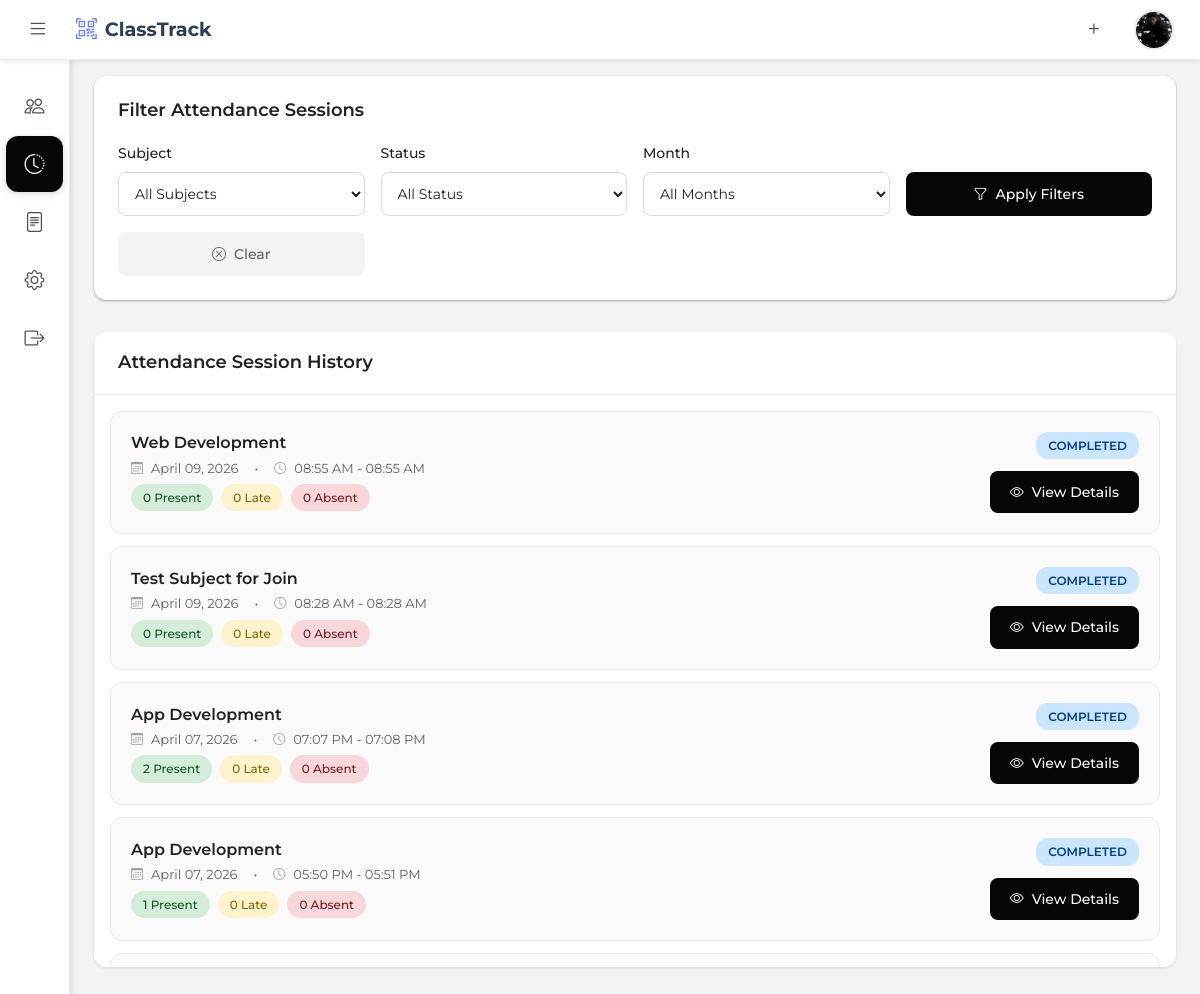
Page /teacher/attendance_session_history.php (signed in) on the earlier database version.
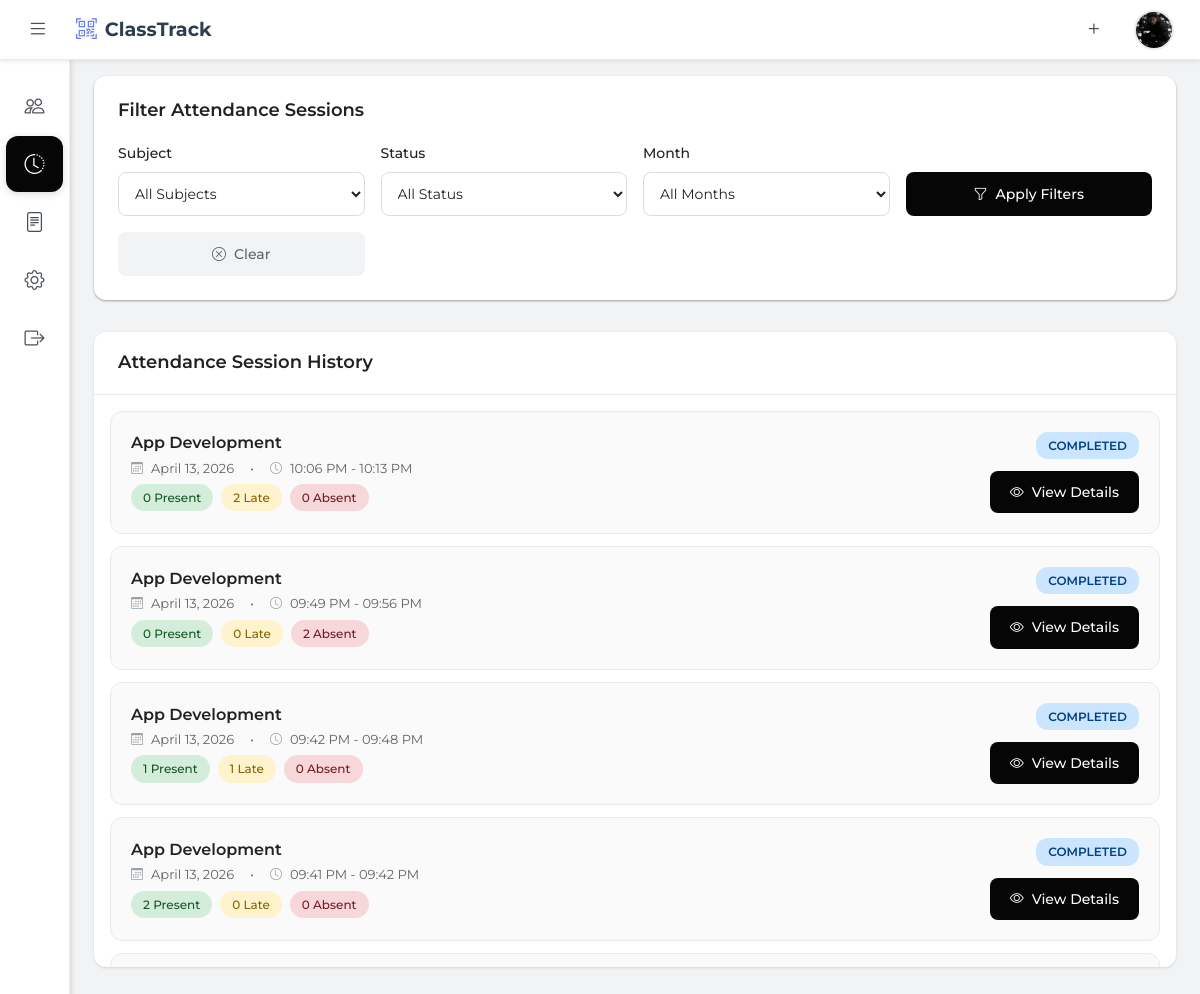
Same page on the later database version.
### tables this page shows
CREATE TABLE `attendancesessions` (
  `SessionID` int(11) NOT NULL,
  `SubjectID` int(11) NOT NULL,
  `SessionDate` date NOT NULL,
  `StartTime` time NOT NULL,
  `EndTime` time DEFAULT NULL,
  `Status` enum('Active','Closed') DEFAULT 'Active'
);

CREATE TABLE `subjects` (
  `SubjectID` int(11) NOT NULL,
  `SubjectCode` varchar(20) NOT NULL,
  `SubjectName` varchar(100) NOT NULL,
  `TeacherID` int(11) NOT NULL,
  `Schedule` varchar(100) DEFAULT NULL,
  `ClassName` varchar(100) NOT NULL,
  `SectionName` varchar(50) NOT NULL
);

### teacher/attendance_session_history.php (the view, shortened to what the rows shown need)
<?php
require_once '../config/database.php';
$user_id = $_SESSION['user_id'];
try {
    $teacher_stmt = $db->prepare("SELECT t.TeacherID FROM teachers t JOIN users u ON t.UserID = u.UserID WHERE u.UserID = ? AND u.Role = 'Teacher'");
    $teacher_stmt->execute([$user_id]);
    $teacher_data = $teacher_stmt->fetch(PDO::FETCH_ASSOC);
    $teacher_id = $teacher_data ? $teacher_data['TeacherID'] : null;
    $query = "SELECT
                s.SessionID,
                s.SubjectID,
                s.SessionDate,
                s.StartTime,
                s.EndTime,
                s.Status,
                sub.SubjectName,
                sub.SubjectCode,
                sub.ClassName,
                sub.SectionName,
                (SELECT COUNT(*) FROM enrollments e WHERE e.SubjectID = s.SubjectID) as total_students,
                (SELECT COUNT(*) FROM attendancerecords ar WHERE ar.SessionID = s.SessionID AND ar.AttendanceStatus = 'Present') as present_count,
                (SELECT COUNT(*) FROM attendancerecords ar WHERE ar.SessionID = s.SessionID AND ar.AttendanceStatus = 'Late') as late_count,
                (SELECT COUNT(*) FROM attendancerecords ar WHERE ar.SessionID = s.SessionID AND ar.AttendanceStatus = 'Absent') as absent_count
              FROM attendancesessions s
              JOIN subjects sub ON s.SubjectID = sub.SubjectID
              WHERE sub.TeacherID = ?
              ORDER BY s.SessionDate DESC, s.StartTime DESC";
    $stmt = $db->prepare($query);
    $stmt->execute([$teacher_id]);
    $sessions = $stmt->fetchAll(PDO::FETCH_ASSOC);
} catch(PDOException $e) {
    error_log("Database Error: " . $e->getMessage());
    $sessions = [];
    $subjects = [];
} catch(Exception $e) {
    error_log("Error: " . $e->getMessage());
    $sessions = [];
    $subjects = [];
}
function mapStatus($status) {
    return $status === 'Closed' ? 'Completed' : $status;
}
?>
<!DOCTYPE html>
<html lang="en">
<head>
    <link href="https://cdn.jsdelivr.net/npm/bootstrap@5.3.0/dist/css/bootstrap.min.css" rel="stylesheet">
    <link rel="stylesheet" href="https://cdn.jsdelivr.net/npm/bootstrap-icons@1.11.0/font/bootstrap-icons.css">
    <link rel="stylesheet" href="../assets/css/navbar.css">
    <link rel="stylesheet" href="../assets/css/sidebar.css">
    <link rel="stylesheet" href="../assets/css/attendance_session_history.css">
    <link rel="stylesheet" href="../assets/css/toast.css">
</head>
<body>
    <?php include '../assets/components/navbar.php'; ?>
    <?php include '../assets/components/sidebar.php'; ?>
    <main class="main-content">
        <div class="container-fluid session-history-container">
            <div class="sessions-section">
                <div class="sessions-list" id="listView">
                    <?php if (empty($sessions)): ?>
                        <div class="empty-state-container">
                            <div class="empty-state-message">
                                <div class="empty-state-icon">
                                    <i class="bi bi-clock-history"></i>
                                </div>
                                <h3 class="empty-state-title">No Sessions Found</h3>
                                <p class="empty-state-description">No attendance sessions have been conducted yet. Go to your dashboard and start an attendance session for any of your classes to see session history.</p>
                            </div>
                        </div>
                    <?php else: ?>
                        <?php foreach ($sessions as $session): ?>
                        <div class="session-item" data-subject-id="<?php echo $session['SubjectID']; ?>" data-status="<?php echo mapStatus($session['Status']); ?>" data-date="<?php echo $session['SessionDate']; ?>">
                            <div class="session-info">
                                <h4 class="session-subject"><?php echo htmlspecialchars($session['SubjectName']); ?></h4>
                                <p class="session-details">
                                    <i class="bi bi-calendar3"></i> <?php echo date('F d, Y', strtotime($session['SessionDate'])); ?>
                                    <span class="mx-2">•</span>
                                    <i class="bi bi-clock"></i> <?php echo date('h:i A', strtotime($session['StartTime'])); ?> - <?php echo date('h:i A', strtotime($session['EndTime'])); ?>
                                </p>
                                <div class="session-stats">
                                    <span class="stat-badge present"><?php echo $session['present_count']; ?> Present</span>
                                    <span class="stat-badge late"><?php echo $session['late_count']; ?> Late</span>
                                    <span class="stat-badge absent"><?php echo $session['absent_count']; ?> Absent</span>
                                </div>
                            </div>
                            <div class="session-actions">
                                <span class="status-badge <?php echo strtolower(mapStatus($session['Status'])); ?>"><?php echo mapStatus($session['Status']); ?></span>
                                <button class="btn-view-details" onclick="viewSessionDetails(<?php echo $session['SessionID']; ?>)">
                                    <i class="bi bi-eye me-2"></i>View Details
                                </button>
                            </div>
                        </div>
                        <?php endforeach; ?>
                    <?php endif; ?>
                </div>
            </div>
        </div>
    </main>
</body>
</html>

Differences in the rows shown:
removed attendancesessions: SubjectID.SubjectName "Web Development", SessionDate "April 09, 2026", StartTime "08:55 AM", EndTime "08:55 AM", present_count "0", late_count "0", absent_count "0", Status "COMPLETED"
removed attendancesessions: SubjectID.SubjectName "Test Subject for Join", SessionDate "April 09, 2026", StartTime "08:28 AM", EndTime "08:28 AM", present_count "0", late_count "0", absent_count "0", Status "COMPLETED"
removed attendancesessions: SubjectID.SubjectName "App Development", SessionDate "April 07, 2026", StartTime "07:07 PM", EndTime "07:08 PM", present_count "2", late_count "0", absent_count "0", Status "COMPLETED"
removed attendancesessions: SubjectID.SubjectName "App Development", SessionDate "April 07, 2026", StartTime "05:50 PM", EndTime "05:51 PM", present_count "1", late_count "0", absent_count "0", Status "COMPLETED"
added attendancesessions: SubjectID.SubjectName "App Development", SessionDate "April 13, 2026", StartTime "10:06 PM", EndTime "10:13 PM", present_count "0", late_count "2", absent_count "0", Status "COMPLETED"
added attendancesessions: SubjectID.SubjectName "App Development", SessionDate "April 13, 2026", StartTime "09:49 PM", EndTime "09:56 PM", present_count "0", late_count "0", absent_count "2", Status "COMPLETED"
added attendancesessions: SubjectID.SubjectName "App Development", SessionDate "April 13, 2026", StartTime "09:42 PM", EndTime "09:48 PM", present_count "1", late_count "1", absent_count "0", Status "COMPLETED"
added attendancesessions: SubjectID.SubjectName "App Development", SessionDate "April 13, 2026", StartTime "09:41 PM", EndTime "09:42 PM", present_count "2", late_count "0", absent_count "0", Status "COMPLETED"
